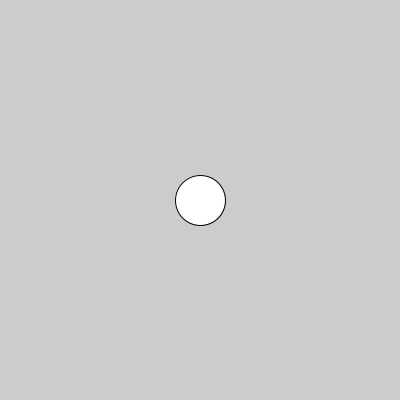
Frame 1 (no input)
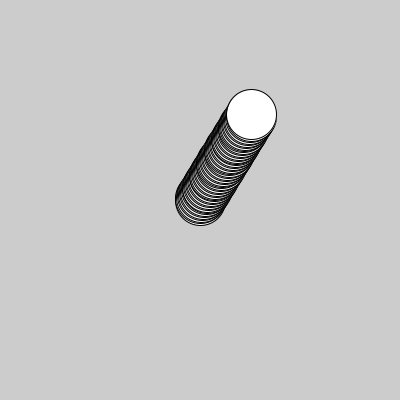
Frame 60 (the mouse pressed at the canvas centre just before this capture)
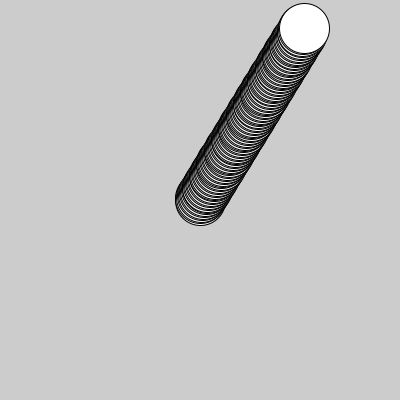
Frame 120 (the mouse held since frame 60 and released just before this capture)

The Processing sketch that drew these frames (run headless with seeded random() and noise(); from frame 60 on, the mouse is pressed at the canvas centre):

// Processing sketch: adv_04A_linearmotion_remix
// ── adv_04A_linearmotion_remix.pde
/* Zhang Liqun@SJTU IDM
*/

float x,y,xd,yd;

void setup() {
  size(400,400);  
  x=width/2;
  y=height/2;
  
  xd=random(-3,3);
  yd=random(-3,3);
}

void draw() {
  
  ellipse(x,y, 50,50);
  x=x+xd;  
  y=y+yd;
  
  if(x>width) x=0;
  if(x<0) x=width;
  if(y>height) y=0;
  if(y<0) y=height;
}

void mousePressed() {
}

void mouseMoved() {
  xd=((float)mouseX/(float)width)*10-5;
  yd=((float)mouseY/(float)height)*10-5;
}
